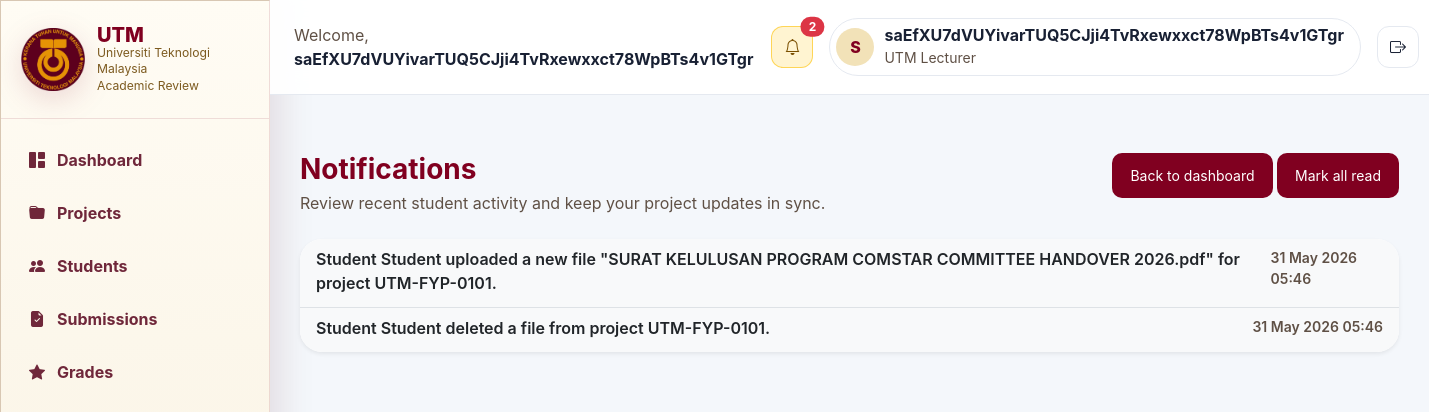
/lecturer/lecturer_notifications.php (signed in), run on an earlier commit of the app's database.
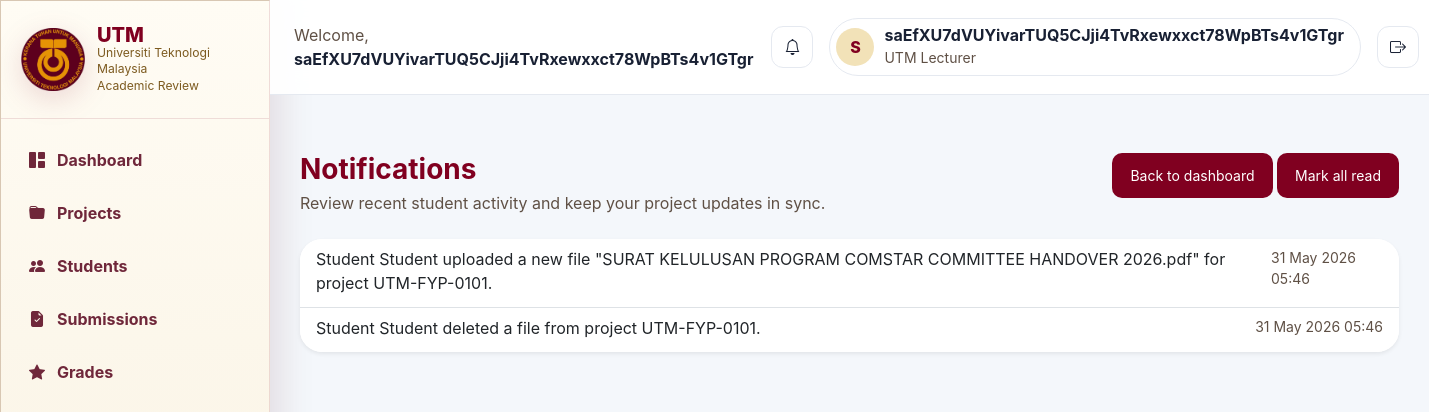
And on a later commit of the database.
### tables this page shows
CREATE TABLE notifications (
  notification_id INTEGER PRIMARY KEY AUTOINCREMENT,
  recipient_user_id INTEGER NOT NULL REFERENCES users(user_id),
  sender_user_id INTEGER REFERENCES users(user_id),
  project_id INTEGER REFERENCES projects(project_id),
  notification_type TEXT NOT NULL,
  message TEXT NOT NULL,
  is_read INTEGER NOT NULL DEFAULT 0,
  created_at DATETIME DEFAULT CURRENT_TIMESTAMP
);

### lecturer/lecturer_notifications.php (the view, shortened to what this page needs)
<?php
require_once __DIR__ . '/lecturer_header.php';
$returnUrl = $_GET['return'] ?? '../lecturer/Lecturer_dashboard.php';
$notifications = [];
try {
    $notifications = fetchLecturerNotifications($db, $lecturerId, 50);
} catch (Throwable $error) {
    $flashMessage = 'Unable to load notifications.';
    $flashType = 'danger';
}
?>
        <div class="content">
            <section class="d-flex align-items-start justify-content-between flex-wrap gap-3 mb-4">
                <div>
                    <h1 class="h3 fw-bold mb-1" style="color:var(--lecturer-maroon);">Notifications</h1>
                    <p class="text-muted mb-0">Review recent student activity and keep your project updates in sync.</p>
                </div>
                <div>
                    <a href="<?= e($returnUrl) ?>" class="btn btn-sm btn-outline-secondary">Back to dashboard</a>
                    <a href="?action=mark_all_read&return=<?= rawurlencode($returnUrl) ?>" class="btn btn-sm btn-outline-primary">Mark all read</a>
                </div>
            </section>
            <div class="card shadow-sm border-0">
                <div class="card-body p-0">
                    <?php if (count($notifications) === 0): ?>
                        <div class="p-4 text-center text-muted">
                            No notifications available.
                        </div>
                    <?php else: ?>
                        <div class="list-group list-group-flush">
                            <?php foreach ($notifications as $notification): ?>
                                <a href="?action=mark_read&id=<?= e($notification['notification_id']) ?>&return=<?= rawurlencode($returnUrl) ?>" class="list-group-item list-group-item-action <?= $notification['is_read'] ? 'bg-white' : 'bg-light fw-semibold' ?>">
                                    <div class="d-flex justify-content-between align-items-start">
                                        <div>
                                            <p class="mb-1"><?= e($notification['message']) ?></p>
                                        </div>
                                        <small class="text-muted"><?= e(date('d M Y H:i', strtotime($notification['created_at'] ?? ''))) ?></small>
                                    </div>
                                </a>
                            <?php endforeach; ?>
                        </div>
                    <?php endif; ?>
                </div>
            </div>
        </div>
    </div>
</body>
</html>

### lecturer/lecturer_header.php (shortened to what this page needs)
<?php
require_once __DIR__ . '/../database/db.php';
if (!function_exists('e')) {
    function e($value): string
    {
        return htmlspecialchars((string) $value, ENT_QUOTES, 'UTF-8');
    }
}
if (!function_exists('fetchLecturerNotifications')) {
    function fetchLecturerNotifications(PDO $db, int $lecturerId, int $limit = 8): array
    {
        $stmt = $db->prepare(
            'SELECT n.notification_id, n.message, n.is_read, n.created_at, p.title_encrypted AS project_title, u.name_encrypted AS sender_name
             FROM notifications n
             LEFT JOIN projects p ON p.project_id = n.project_id
             LEFT JOIN users u ON u.user_id = n.sender_user_id
             WHERE n.recipient_user_id = ?
             ORDER BY n.created_at DESC
             LIMIT ?'
        );
        $stmt->bindValue(1, $lecturerId, PDO::PARAM_INT);
        $stmt->bindValue(2, $limit, PDO::PARAM_INT);
        $stmt->execute();
        return $stmt->fetchAll(PDO::FETCH_ASSOC);
    }
}
if (!function_exists('countUnreadLecturerNotifications')) {
    function countUnreadLecturerNotifications(PDO $db, int $lecturerId): int
    {
        $stmt = $db->prepare('SELECT COUNT(*) FROM notifications WHERE recipient_user_id = ? AND is_read = 0');
        $stmt->execute([$lecturerId]);
        return (int) $stmt->fetchColumn();
    }
}
$lecturerId = (int) ($_SESSION['user_id'] ?? 0);
$lecturerName = trim((string) ($_SESSION['user_name'] ?? 'Lecturer'));
$lecturerInitials = implode('', array_slice(array_map(
    static fn($part) => strtoupper(substr($part, 0, 1)),
    array_filter(preg_split('/\s+/', $lecturerName) ?: [])
), 0, 2)) ?: 'L';
$unreadNotificationCount = 0;
try {
    $lecturerNotifications = fetchLecturerNotifications($db, $lecturerId, 8);
    $unreadNotificationCount = countUnreadLecturerNotifications($db, $lecturerId);
} catch (Throwable $error) {
    $lecturerNotifications = [];
    $unreadNotificationCount = 0;
}
?>
<!DOCTYPE html>
<html lang="en">
<head>
    <link href="https://cdn.jsdelivr.net/npm/bootstrap@5.3.3/dist/css/bootstrap.min.css" rel="stylesheet">
    <link href="https://cdn.jsdelivr.net/npm/bootstrap-icons@1.11.3/font/bootstrap-icons.min.css" rel="stylesheet">
    <link rel="stylesheet" href="../public/utm-theme.css">
</head>
<body>
<div class="lecturer-shell">
    <?php require __DIR__ . '/lecturer_sidebar.php'; ?>
    <main class="lecturer-main">
        <header class="top-navbar d-flex align-items-center justify-content-between px-3 px-lg-4">
            <div class="welcome-text">
                <span class="text-muted">Welcome,</span>
                <strong><?= e($lecturerName) ?></strong>
            </div>
            <div class="d-flex align-items-center gap-2 gap-sm-3 ms-auto">
                <a class="icon-button position-relative <?= $unreadNotificationCount > 0 ? 'notification-active' : '' ?>" href="../lecturer/lecturer_notifications.php" aria-label="Notifications">
                    <i class="bi bi-bell"></i>
                    <?php if ($unreadNotificationCount > 0): ?>
                        <span class="position-absolute top-0 start-100 translate-middle badge rounded-pill bg-danger">
                            <?= e($unreadNotificationCount) ?>
                        </span>
                    <?php endif; ?>
                </a>
                <div class="profile-chip">
                    <div class="avatar"><?= e($lecturerInitials) ?></div>
                    <div class="d-none d-sm-block pe-1">
                        <div class="fw-bold lh-sm"><?= e($lecturerName) ?></div>
                        <small class="text-muted">UTM Lecturer</small>
                    </div>
                </div>
                <a class="icon-button text-decoration-none" href="../public/logout.php" aria-label="Sign out">
                    <i class="bi bi-box-arrow-right"></i>
                </a>
            </div>
        </header>

### lecturer/lecturer_sidebar.php
<?php $currentPage = basename($_SERVER['PHP_SELF']); ?>
<aside class="sidebar d-flex flex-column">
    <div class="brand">
        <img class="brand-mark" src="../assets/utm-logo.png" alt="UTM logo">
        <div>
            <p class="brand-title">UTM</p>
            <div class="brand-subtitle">Universiti Teknologi Malaysia<br>Academic Review</div>
        </div>
    </div>
    <nav class="sidebar-nav" aria-label="Lecturer navigation">
        <a class="nav-link <?= $currentPage === 'Lecturer_dashboard.php' ? 'active' : '' ?>" href="Lecturer_dashboard.php">
            <i class="bi bi-grid-1x2-fill"></i>
            <span>Dashboard</span>
        </a>
        <a class="nav-link <?= $currentPage === 'lecturer_projects.php' ? 'active' : '' ?>" href="lecturer_projects.php">
            <i class="bi bi-folder-fill"></i>
            <span>Projects</span>
        </a>
        <a class="nav-link <?= $currentPage === 'lecturer_students.php' ? 'active' : '' ?>" href="lecturer_students.php">
            <i class="bi bi-people-fill"></i>
            <span>Students</span>
        </a>
        <a class="nav-link <?= $currentPage === 'lecturer_submissions.php' ? 'active' : '' ?>" href="lecturer_submissions.php">
            <i class="bi bi-file-earmark-check-fill"></i>
            <span>Submissions</span>
        </a>
        <a class="nav-link <?= $currentPage === 'lecturer_grades.php' ? 'active' : '' ?>" href="lecturer_grades.php">
            <i class="bi bi-star-fill"></i>
            <span>Grades</span>
        </a>
    </nav>
</aside>

### public/utm-theme.css (style rules this page uses)
:root { --utm-maroon: #800020; --utm-maroon-dark: #500014; --utm-gold: #F2A900; --utm-gold-soft: #f9d67b; --utm-white: #FFFFFF; --utm-dark: #222222; --utm-bg: #f5f2ee; --utm-surface: #ffffff; --utm-surface-soft: #fbf1e6; --utm-border: #d8c7b3; --utm-muted: #5f5045; --utm-shadow: 0 18px 46px rgba(0, 0, 0, 0.12); --utm-transition: 0.22s ease; }
* { box-sizing: border-box; }
html { scroll-behavior: smooth; }
body { margin: 0; min-height: 100%; font-family: 'DM Sans', 'Plus Jakarta Sans', sans-serif; color: var(--utm-dark); background: radial-gradient(circle at top left, rgba(242, 169, 0, 0.08), transparent 32%), linear-gradient(180deg, #fffdfa 0%, var(--utm-bg) 100%); }
a { color: var(--utm-maroon); text-decoration: none; transition: color var(--utm-transition); }
.btn, .btn-primary, .btn-utm { display: inline-flex; align-items: center; justify-content: center; padding: 12px 18px; border-radius: 10px; border: none; background: var(--utm-maroon); color: var(--utm-white); cursor: pointer; transition: background var(--utm-transition), transform var(--utm-transition), box-shadow var(--utm-transition); }
.card, .login-card, .panel, .table, .table th, .table td, .navbar, .topbar, .sidebar, .form-control, .form-select, .footer, .badge { background: var(--utm-white); }
.card, .login-card, .panel, .form-control, .form-select, .sidebar, .topbar, .footer { border: 1px solid var(--utm-border); box-shadow: var(--utm-shadow); }
.utmbox, .card, .login-card, .panel { border-radius: 22px; overflow: hidden; }
.text-muted { color: var(--utm-muted) !important; }
.topbar, .sidebar, .footer { background: var(--utm-white); }
.avatar { font-size: 1rem; }

### lecturer/lecturer_header.php (style rules this page uses)
:root { --lecturer-maroon: #800020; --lecturer-maroon-dark: #540014; --lecturer-gold: #dca51c; --lecturer-bg: #f4f7fb; --lecturer-card: #ffffff; --lecturer-border: #e5e9f0; --lecturer-text: #182033; --lecturer-muted: #6e7686; --lecturer-shadow: 0 16px 38px rgba(28, 39, 60, 0.09); }
body { margin: 0; min-height: 100vh; background: var(--lecturer-bg); color: var(--lecturer-text); font-family: Inter, system-ui, -apple-system, BlinkMacSystemFont, "Segoe UI", sans-serif; }
.lecturer-shell { min-height: 100vh; padding-left: 270px; }
.sidebar { position: fixed; inset: 0 auto 0 0; width: 270px; overflow-y: auto; background: linear-gradient(180deg, #fffcf4 0%, #f8f0df 100%); color: var(--lecturer-maroon); border-right: 1px solid rgba(128, 0, 32, 0.12); box-shadow: 12px 0 32px rgba(84, 0, 20, 0.1); }
.brand { min-height: 105px; padding: 24px 20px; display: flex; align-items: center; gap: 12px; border-bottom: 1px solid rgba(128, 0, 32, 0.12); }
.brand-mark { width: 64px; height: 64px; object-fit: contain; flex: 0 0 auto; filter: drop-shadow(0 8px 14px rgba(128, 0, 32, 0.14)); }
.brand-title { margin: 0; color: var(--lecturer-maroon); font-weight: 800; font-size: 1.25rem; line-height: 1; }
.brand-subtitle { color: #7d5b20; font-size: 0.76rem; line-height: 1.35; }
.sidebar-nav { display: grid; gap: 7px; padding: 18px 14px; }
.nav-link { display: flex; align-items: center; gap: 12px; min-height: 46px; padding: 11px 14px; border-radius: 12px; color: #6f273a; font-weight: 700; text-decoration: none; }
.lecturer-main { min-width: 0; }
.top-navbar { display: flex; align-items: center; justify-content: space-between; gap: 18px; margin-bottom: 28px; padding: 18px 24px; position: sticky; top: 0; z-index: 20; background: rgba(255, 255, 255, 0.93); border-bottom: 1px solid var(--lecturer-border); backdrop-filter: blur(12px); }
.icon-button { width: 42px; aspect-ratio: 1; border-radius: 12px; border: 1px solid var(--lecturer-border); background: #fff; display: inline-grid; place-items: center; color: var(--lecturer-text); position: relative; }
.profile-chip { display: flex; align-items: center; gap: 10px; padding: 6px 12px 6px 6px; border-radius: 999px; border: 1px solid var(--lecturer-border); background: #fff; }
.avatar { width: 38px; aspect-ratio: 1; border-radius: 50%; display: grid; place-items: center; background: #f2e2b8; color: var(--lecturer-maroon); font-weight: 800; }
.content { padding: 30px; }
.icon-button.notification-active { background: rgba(255, 243, 205, 0.9); border-color: rgba(254, 193, 7, 0.6); color: #7a4f00; }
.icon-button.notification-active .bi-bell { color: #7a4f00; }

What changed in the data, as far as the page shows it:
changed notifications (number 1 of 2 on the later page): is_read 0 → 1 (drawn)
changed notifications "Student Student deleted a file from project UTM-FYP-0101.": is_read 0 → 1 (drawn)
Also different on the page:
$unreadNotificationCount: "2" → (not shown)
